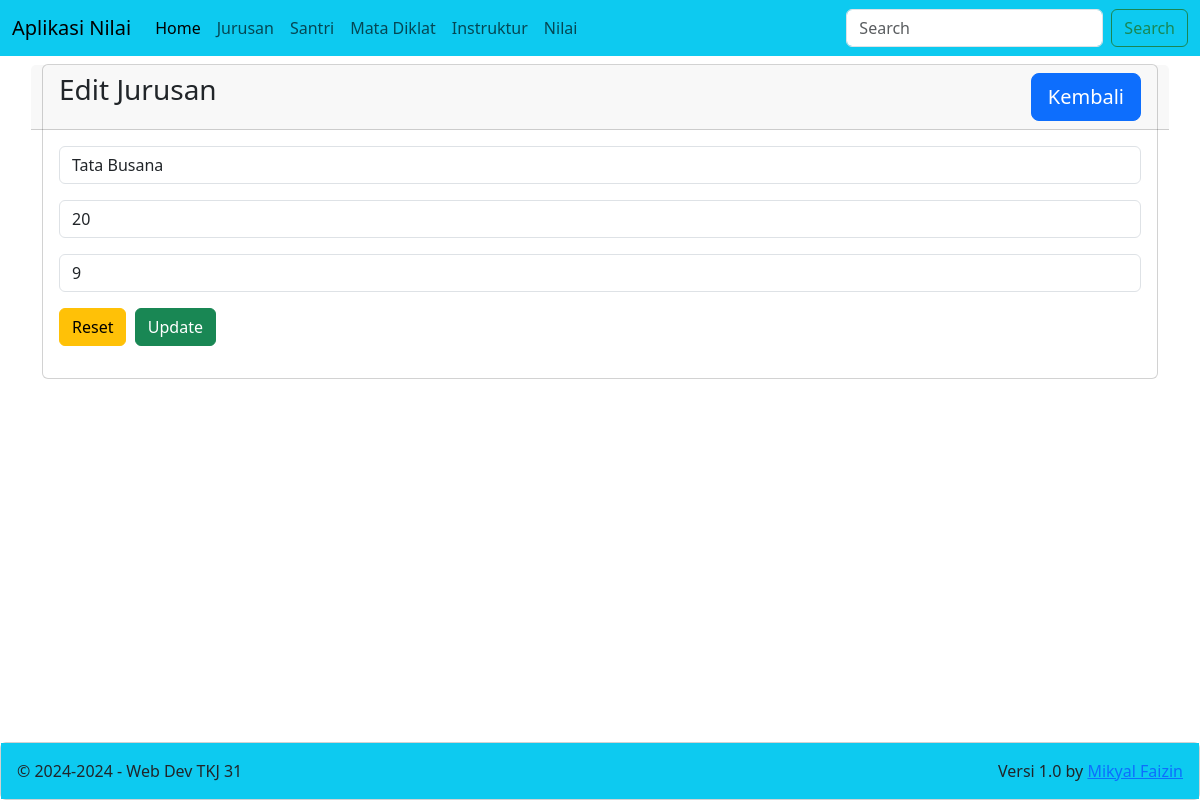
Screenshot of /?m=jurusan&s=edit&id=1 with the database file from the repository.
### tables this page shows
CREATE TABLE `majors` (
  `id` int(11) NOT NULL,
  `name` varchar(75) DEFAULT NULL,
  `capacity` int(11) DEFAULT NULL,
  `fill` int(11) DEFAULT NULL
);

### jurusan/edit.php (the view, shortened to what this page needs)
<div class="row">
    <div class="col-12">
        <div class="card">
            <div class="card-header row">
                <div class="card-title h3 col-8">Edit Jurusan</div>
                <div class="col-4">
                    <a href="?m=jurusan&s=view" class="btn btn-lg btn-primary float-end">Kembali</a>
                </div>
            </div>
            <?php
            include_once ('config.php');
            $id = $_GET ['id'];
            $sql = "SELECT * FROM majors WHERE id='$id'";
            $query = mysqli_query($con, $sql);
            $r = mysqli_fetch_array($query);
            ?>
            <div class="card-body">
               <form action="?m=jurusan&s=update" method="post">
                <div class="mb-3">
                    <input type="text" name="name" value="<?=$r['name']?>" class="form-control" placeholder="Nama Jurusan" required autofocus>
                </div>
               <form action="?m=jurusan&s=save" method="post">
                <div class="mb-3">
                    <input type="number" name="capacity" value="<?=$r['capacity']?>" class="form-control" placeholder="Kapasitas" required >
                </div>
                <div class="mb-3">
                    <input type="number" name="fill" value="<?=$r['fill']?>" class="form-control" placeholder="Terisi">
                </div>
                <div class="mb-3">
                    <input type="reset" class="btn btn-warning">&nbsp;
                    <input type="submit" name ="update" value="Update" class="btn btn-success">
                </div>
               </form>
            </div>
        </div>
    </div>
</div>

### rows the page displays
majors: name "Tata Busana", capacity "20", fill "9"
